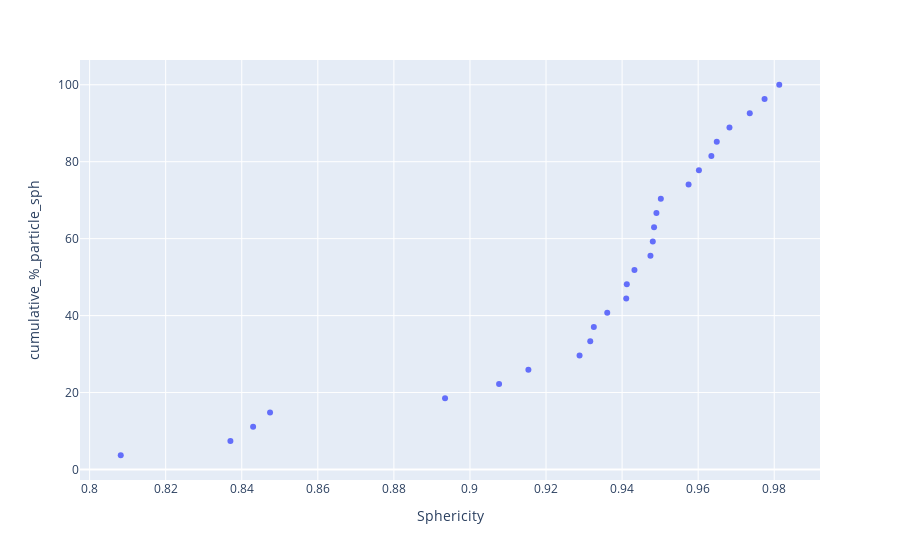

Notebook source saved alongside this figure:
### Markdown cell above
# Relational Plots

### Code cell
fig_sph = px.scatter(sph_data, x="Sphericity", y="cumulative_%_particle_sph")
fig_sph.show()

### Figure 1 — Plotly figure (JSON) as saved in the notebook; plotly's stock layout.template omitted (floating-point values rounded to 4 significant figures)
{"data": [{"hovertemplate": "Sphericity=%{x}<br>cumulative_%_particle_sph=%{y}<extra></extra>", "legendgroup": "", "marker": {"color": "#636efa", "symbol": "circle"}, "mode": "markers", "name": "", "orientation": "v", "showlegend": false, "type": "scatter", "x": [0.8082, 0.837, 0.843, 0.8474, 0.8934, 0.9077, 0.9154, 0.9288, 0.9316, 0.9326, 0.9361, 0.9411, 0.9412, 0.9432, 0.9475, 0.9481, 0.9484, 0.949, 0.9502, 0.9575, 0.9602, 0.9635, 0.9649, 0.9682, 0.9736, 0.9775, 0.9813], "xaxis": "x", "y": [3.704, 7.407, 11.11, 14.81, 18.52, 22.22, 25.93, 29.63, 33.33, 37.04, 40.74, 44.44, 48.15, 51.85, 55.56, 59.26, 62.96, 66.67, 70.37, 74.07, 77.78, 81.48, 85.19, 88.89, 92.59, 96.3, 100], "yaxis": "y"}], "layout": {"legend": {"tracegroupgap": 0}, "margin": {"t": 60}, "xaxis": {"anchor": "y", "domain": [0, 1], "title": {"text": "Sphericity"}}, "yaxis": {"anchor": "x", "domain": [0, 1], "title": {"text": "cumulative_%_particle_sph"}}}}
